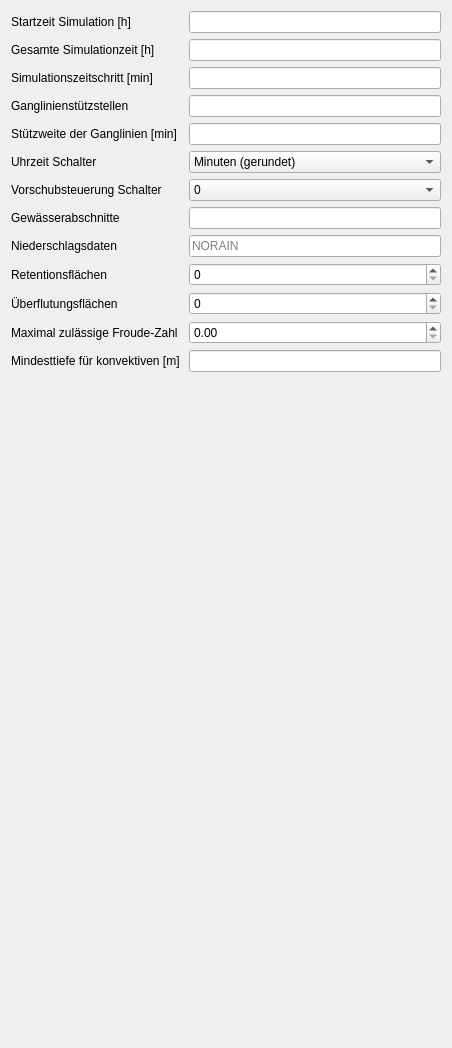
         <widget class="QWidget" name="parameters">
          <property name="geometry">
           <rect>
            <x>0</x>
            <y>0</y>
            <width>452</width>
            <height>1048</height>
           </rect>
          </property>
          <attribute name="label">
           <string>Simulation Parameters</string>
          </attribute>
          <layout class="QFormLayout" name="formLayout_7">
           <item row="0" column="0">
            <widget class="QLabel" name="label_28">
             <property name="text">
              <string>Startzeit Simulation [h] </string>
             </property>
            </widget>
           </item>
           <item row="0" column="1">
            <widget class="QLineEdit" name="p_stime">
             <property name="inputMethodHints">
              <set>Qt::ImhFormattedNumbersOnly</set>
             </property>
             <property name="text">
              <string/>
             </property>
             <property name="placeholderText">
              <string/>
             </property>
            </widget>
           </item>
           <item row="1" column="0">
            <widget class="QLabel" name="label_30">
             <property name="text">
              <string>Gesamte Simulationzeit [h]</string>
             </property>
            </widget>
           </item>
           <item row="1" column="1">
            <widget class="QLineEdit" name="p_toth"/>
           </item>
           <item row="2" column="0">
            <widget class="QLabel" name="label_31">
             <property name="text">
              <string>Simulationszeitschritt [min]</string>
             </property>
            </widget>
           </item>
           <item row="2" column="1">
            <widget class="QLineEdit" name="p_dt"/>
           </item>
           <item row="3" column="0">
            <widget class="QLabel" name="label_32">
             <property name="text">
              <string>Ganglinienstützstellen </string>
             </property>
            </widget>
           </item>
           <item row="3" column="1">
            <widget class="QLineEdit" name="p_lead"/>
           </item>
           <item row="4" column="0">
            <widget class="QLabel" name="label_33">
             <property name="text">
              <string>Stützweite der Ganglinien [min]</string>
             </property>
            </widget>
           </item>
           <item row="4" column="1">
            <widget class="QLineEdit" name="p_tinc"/>
           </item>
           <item row="5" column="0">
            <widget class="QLabel" name="label_34">
             <property name="text">
              <string>Uhrzeit Schalter</string>
             </property>
            </widget>
           </item>
           <item row="5" column="1">
            <widget class="QComboBox" name="p_itun">
             <item>
              <property name="text">
               <string>Minuten (gerundet)</string>
              </property>
             </item>
             <item>
              <property name="text">
               <string>Minuten und Sekunden</string>
              </property>
             </item>
            </widget>
           </item>
           <item row="6" column="0">
            <widget class="QLabel" name="label_35">
             <property name="text">
              <string>Vorschubsteuerung Schalter</string>
             </property>
            </widget>
           </item>
           <item row="6" column="1">
            <widget class="QComboBox" name="p_ipro">
             <property name="toolTip">
              <string>&lt;html&gt;&lt;head/&gt;&lt;body&gt;&lt;p&gt;Schlater 0: Sparvorschub für Testruns&lt;/p&gt;&lt;p&gt;	(keine neuen Seiten)&lt;/p&gt;&lt;p&gt;	Querschnittsdaten: Ja&lt;/p&gt;&lt;p&gt;	Overflowtabelle:     Ja&lt;/p&gt;&lt;p&gt;Schalter 1: wie 0, aber ohne Ausdruck der Querschnittsdaten&lt;/p&gt;&lt;p&gt;	Querschnittsdaten: nein&lt;/p&gt;&lt;p&gt;	Overflowtabelle:     nein&lt;/p&gt;&lt;p&gt;Schalter 2: &lt;/p&gt;&lt;p&gt;	Querschnittsdaten: Ja&lt;/p&gt;&lt;p&gt;	Overflowtabelle:     Nein&lt;/p&gt;&lt;/body&gt;&lt;/html&gt;</string>
             </property>
             <item>
              <property name="text">
               <string>0</string>
              </property>
             </item>
             <item>
              <property name="text">
               <string>1</string>
              </property>
             </item>
             <item>
              <property name="text">
               <string>2</string>
              </property>
             </item>
            </widget>
           </item>
           <item row="7" column="0">
            <widget class="QLabel" name="label_36">
             <property name="text">
              <string>Gewässerabschnitte</string>
             </property>
            </widget>
           </item>
           <item row="7" column="1">
            <widget class="QLineEdit" name="p_nl"/>
           </item>
           <item row="11" column="0">
            <widget class="QLabel" name="label_42">
             <property name="text">
              <string>Retentionsflächen</string>
             </property>
            </widget>
           </item>
           <item row="11" column="1">
            <widget class="QSpinBox" name="p_nret"/>
           </item>
           <item row="12" column="0">
            <widget class="QLabel" name="label_43">
             <property name="text">
              <string>Überflutungsflächen</string>
             </property>
            </widget>
           </item>
           <item row="12" column="1">
            <widget class="QSpinBox" name="p_nstore"/>
           </item>
           <item row="14" column="0">
            <widget class="QLabel" name="label_48">
             <property name="text">
              <string>Maximal zulässige Froude-Zahl</string>
             </property>
            </widget>
           </item>
           <item row="14" column="1">
            <widget class="QDoubleSpinBox" name="p_tol">
             <property name="maximum">
              <double>20.000000000000000</double>
             </property>
            </widget>
           </item>
           <item row="15" column="0">
            <widget class="QLabel" name="label_49">
             <property name="text">
              <string>Mindesttiefe für konvektiven [m] </string>
             </property>
            </widget>
           </item>
           <item row="15" column="1">
            <widget class="QLineEdit" name="p_convec"/>
           </item>
           <item row="9" column="1">
            <widget class="QLineEdit" name="p_rain">
             <property name="placeholderText">
              <string>NORAIN</string>
             </property>
            </widget>
           </item>
           <item row="9" column="0">
            <widget class="QLabel" name="label_11">
             <property name="text">
              <string>Niederschlagsdaten</string>
             </property>
            </widget>
           </item>
          </layout>
         </widget>
